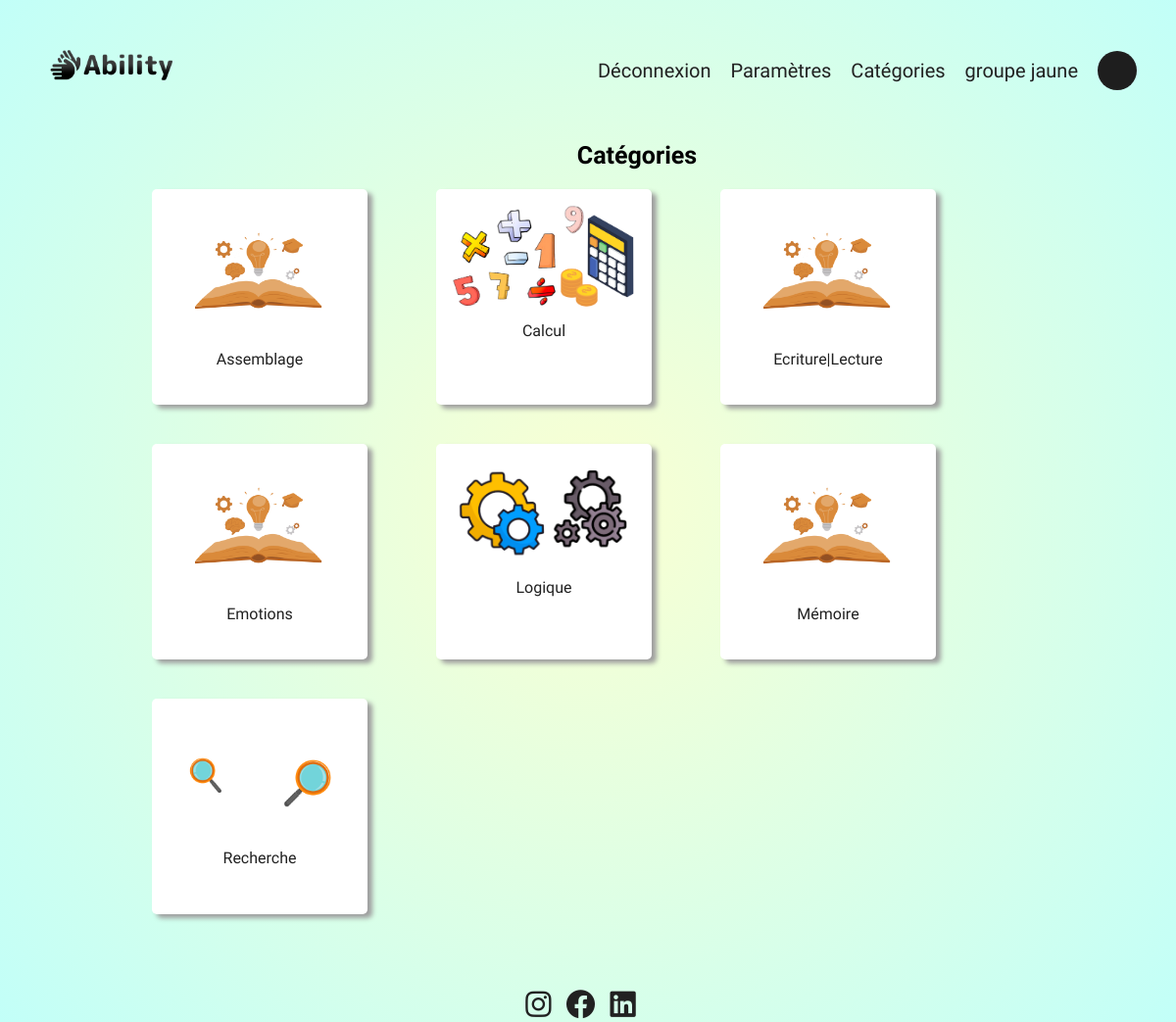
The app's page /index.php?action=categorie (signed in) with its own data.
### tables this page shows
CREATE TABLE IF NOT EXISTS `categorie` (
  `id_categorie` int NOT NULL AUTO_INCREMENT,
  `nom_categorie` varchar(50) NOT NULL,
  `image_categorie` varchar(50) DEFAULT NULL,
  PRIMARY KEY (`id_categorie`)
);

### controller/CategorieController.php (called while the page is built, shortened)
<?php
class CategorieController {
    public function categorie(){
        $pdo = Connect::seConnecter();
        $requeteCategorie = $pdo->query("
            SELECT id_categorie, nom_categorie, image_categorie FROM categorie
        ");
       require ("view/Categorie/viewCategorie.php");
    }
}
?>

### view/Categorie/viewCategorie.php (the view, shortened to what this page needs)
<?php
$categorie = $requeteCategorie->fetchAll();
?>
    <h1 class="h1-categorie">Catégories</h1>
    <section class="categorie">
        <div class="categorie-container">
            <?php foreach($categorie as $categorie){
            ?>
                <div class="categorie-card">
                    <?php
                        if($categorie["image_categorie"] === NULL){
                            echo "<a href='index.php?action=categoriser&id=".$categorie["id_categorie"]."'><img src='public/img/defaut.png' width='150'></a>";
                        }
                        else{
                            echo "<a href='index.php?action=categoriser&id=".$categorie["id_categorie"]."'><img src='public/img/" .$categorie["image_categorie"]."' width='200'></a>";
                        }
                    ?>
                    <a href="index.php?action=categoriser&id=<?=$id?>"><?= $categorie["nom_categorie"] ?></a>
                </div>
                <?php
            }
                ?>
        </div>
    </section>
<?php
require "view/template.php";
?>

### public/css/style.css (style rules this page uses)
* { font-family: "M PLUS Rounded 1c"; margin: 0; }
body { min-height: 100vh; position: relative; margin: 0; background-repeat: no-repeat; background-attachment: fixed; background: rgb(250,255,210); background: radial-gradient(circle, rgba(250,255,210,1) 0%, rgba(194,255,248,1) 100%); }
h1 { text-align: center; }
:root { --dark-font-color: #212121; --submit-button: #3DC5E2; --font-submit-button: #FFFFFF; --superAdmin-button: #DB5050; --solution: #a3a3a3; --background-gamespace: #f3eee9; --hover: #636363; --input: #ffffff; --button: #cfe3f7; }
a { color: var(--dark-font-color); text-decoration: none; }
.categorie { max-width: 100%; justify-content: center; display: flex; flex-direction: row; }
.h1-categorie { font-size: 25px; margin-left: 100px; }
.categorie-container { max-width: 80%; display: flex; flex-direction: row; justify-content: left; flex-wrap: wrap; text-align: center; align-items:end; margin-bottom: 50px; }
.categorie-card { min-width: 200px; min-height: 200px; background-color: #ffffff; font-weight: 500; border-radius: 5px; display: flex; flex-direction: column; margin: 20px 35px 20px 35px; padding: 10px; box-shadow: 5px 4px 5px rgb(158, 158, 158); transition: 0.7s; }

### records on screen
categorie: nom_categorie "Assemblage"
categorie: image_categorie (picture), nom_categorie "Calcul"
categorie: nom_categorie "Ecriture|Lecture"
categorie: nom_categorie "Emotions"
categorie: image_categorie (picture), nom_categorie "Logique"
categorie: nom_categorie "Mémoire"
categorie: image_categorie (picture), nom_categorie "Recherche"

### other values on screen
$_SESSION['pseudo'] "groupe jaune"
